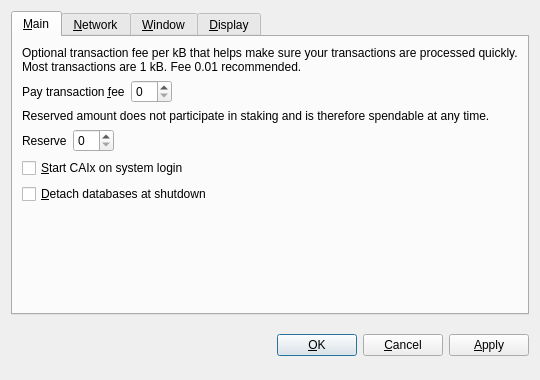
<?xml version="1.0" encoding="UTF-8"?>
<ui version="4.0">
 <class>OptionsDialog</class>
 <widget class="QDialog" name="OptionsDialog">
  <property name="geometry">
   <rect>
    <x>0</x>
    <y>0</y>
    <width>540</width>
    <height>380</height>
   </rect>
  </property>
  <property name="windowTitle">
   <string>Options</string>
  </property>
  <property name="modal">
   <bool>true</bool>
  </property>
  <layout class="QVBoxLayout" name="verticalLayout">
   <item>
    <widget class="QTabWidget" name="tabWidget">
     <property name="tabPosition">
      <enum>QTabWidget::North</enum>
     </property>
     <property name="currentIndex">
      <number>0</number>
     </property>
     <widget class="QWidget" name="tabMain">
      <attribute name="title">
       <string>&amp;Main</string>
      </attribute>
      <layout class="QVBoxLayout" name="verticalLayout_Main">
       <item>
        <widget class="QLabel" name="transactionFeeInfoLabel">
         <property name="text">
          <string>Optional transaction fee per kB that helps make sure your transactions are processed quickly. Most transactions are 1 kB. Fee 0.01 recommended.</string>
         </property>
         <property name="textFormat">
          <enum>Qt::PlainText</enum>
         </property>
         <property name="wordWrap">
          <bool>true</bool>
         </property>
        </widget>
       </item>
       <item>
        <layout class="QHBoxLayout" name="horizontalLayoutFee">
         <item>
          <widget class="QLabel" name="transactionFeeLabel">
           <property name="text">
            <string>Pay transaction &amp;fee</string>
           </property>
           <property name="textFormat">
            <enum>Qt::PlainText</enum>
           </property>
           <property name="buddy">
            <cstring>transactionFee</cstring>
           </property>
          </widget>
         </item>
         <item>
          <widget class="BitcoinAmountField" name="transactionFee"/>
         </item>
         <item>
          <spacer name="horizontalSpacerFee">
           <property name="orientation">
            <enum>Qt::Horizontal</enum>
           </property>
           <property name="sizeHint" stdset="0">
            <size>
             <width>40</width>
             <height>20</height>
            </size>
           </property>
          </spacer>
         </item>
        </layout>
       </item>
       <item>
        <widget class="QLabel" name="reserveBalanceInfoLabel">
         <property name="text">
          <string>Reserved amount does not participate in staking and is therefore spendable at any time.</string>
         </property>
         <property name="textFormat">
          <enum>Qt::PlainText</enum>
         </property>
         <property name="wordWrap">
          <bool>true</bool>
         </property>
        </widget>
       </item>
       <item>
        <layout class="QHBoxLayout" name="horizontalLayoutReserveBalance">
         <item>
          <widget class="QLabel" name="reserveBalanceLabel">
           <property name="text">
            <string>Reserve</string>
           </property>
           <property name="textFormat">
            <enum>Qt::PlainText</enum>
           </property>
           <property name="buddy">
            <cstring>reserveBalance</cstring>
           </property>
          </widget>
         </item>
         <item>
          <widget class="BitcoinAmountField" name="reserveBalance"/>
         </item>
         <item>
          <spacer name="horizontalSpacerReserveBalance">
           <property name="orientation">
            <enum>Qt::Horizontal</enum>
           </property>
           <property name="sizeHint" stdset="0">
            <size>
             <width>40</width>
             <height>20</height>
            </size>
           </property>
          </spacer>
         </item>
        </layout>
       </item>
       <item>
        <widget class="QCheckBox" name="bitcoinAtStartup">
         <property name="toolTip">
          <string>Automatically start CAIx after logging in to the system.</string>
         </property>
         <property name="text">
          <string>&amp;Start CAIx on system login</string>
         </property>
        </widget>
       </item>
       <item>
        <widget class="QCheckBox" name="detachDatabases">
         <property name="toolTip">
          <string>Detach block and address databases at shutdown. This means they can be moved to another data directory, but it slows down shutdown. The wallet is always detached.</string>
         </property>
         <property name="text">
          <string>&amp;Detach databases at shutdown</string>
         </property>
        </widget>
       </item>
       <item>
        <spacer name="verticalSpacer_Main">
         <property name="orientation">
          <enum>Qt::Vertical</enum>
         </property>
         <property name="sizeHint" stdset="0">
          <size>
           <width>20</width>
           <height>40</height>
          </size>
         </property>
        </spacer>
       </item>
      </layout>
     </widget>
     <widget class="QWidget" name="tabNetwork">
      <attribute name="title">
       <string>&amp;Network</string>
      </attribute>
      <layout class="QVBoxLayout" name="verticalLayout_Network">
       <item>
        <widget class="QCheckBox" name="mapPortUpnp">
         <property name="toolTip">
          <string>Automatically open the CAIx client port on the router. This only works when your router supports UPnP and it is enabled.</string>
         </property>
         <property name="text">
          <string>Map port using &amp;UPnP</string>
         </property>
        </widget>
       </item>
       <item>
        <widget class="QCheckBox" name="connectSocks">
         <property name="toolTip">
          <string>Connect to the CAIx network through a SOCKS proxy (e.g. when connecting through Tor).</string>
         </property>
         <property name="text">
          <string>&amp;Connect through SOCKS proxy:</string>
         </property>
        </widget>
       </item>
       <item>
        <layout class="QHBoxLayout" name="horizontalLayout_Network">
         <item>
          <widget class="QLabel" name="proxyIpLabel">
           <property name="text">
            <string>Proxy &amp;IP:</string>
           </property>
           <property name="textFormat">
            <enum>Qt::PlainText</enum>
           </property>
           <property name="buddy">
            <cstring>proxyIp</cstring>
           </property>
          </widget>
         </item>
         <item>
          <widget class="QValidatedLineEdit" name="proxyIp">
           <property name="maximumSize">
            <size>
             <width>140</width>
             <height>16777215</height>
            </size>
           </property>
           <property name="toolTip">
            <string>IP address of the proxy (e.g. 127.0.0.1)</string>
           </property>
          </widget>
         </item>
         <item>
          <widget class="QLabel" name="proxyPortLabel">
           <property name="text">
            <string>&amp;Port:</string>
           </property>
           <property name="textFormat">
            <enum>Qt::PlainText</enum>
           </property>
           <property name="buddy">
            <cstring>proxyPort</cstring>
           </property>
          </widget>
         </item>
         <item>
          <widget class="QLineEdit" name="proxyPort">
           <property name="maximumSize">
            <size>
             <width>55</width>
             <height>16777215</height>
            </size>
           </property>
           <property name="toolTip">
            <string>Port of the proxy (e.g. 9050)</string>
           </property>
          </widget>
         </item>
         <item>
          <widget class="QLabel" name="socksVersionLabel">
           <property name="text">
            <string>SOCKS &amp;Version:</string>
           </property>
           <property name="textFormat">
            <enum>Qt::PlainText</enum>
           </property>
           <property name="buddy">
            <cstring>socksVersion</cstring>
           </property>
          </widget>
         </item>
         <item>
          <widget class="QValueComboBox" name="socksVersion">
           <property name="toolTip">
            <string>SOCKS version of the proxy (e.g. 5)</string>
           </property>
          </widget>
         </item>
         <item>
          <spacer name="horizontalSpacer_Network">
           <property name="orientation">
            <enum>Qt::Horizontal</enum>
           </property>
           <property name="sizeHint" stdset="0">
            <size>
             <width>40</width>
             <height>20</height>
            </size>
           </property>
          </spacer>
         </item>
        </layout>
       </item>
       <item>
        <spacer name="verticalSpacer_Network">
         <property name="orientation">
          <enum>Qt::Vertical</enum>
         </property>
         <property name="sizeHint" stdset="0">
          <size>
           <width>20</width>
           <height>40</height>
          </size>
         </property>
        </spacer>
       </item>
      </layout>
     </widget>
     <widget class="QWidget" name="tabWindow">
      <attribute name="title">
       <string>&amp;Window</string>
      </attribute>
      <layout class="QVBoxLayout" name="verticalLayout_Window">
       <item>
        <widget class="QCheckBox" name="minimizeToTray">
         <property name="toolTip">
          <string>Show only a tray icon after minimizing the window.</string>
         </property>
         <property name="text">
          <string>&amp;Minimize to the tray instead of the taskbar</string>
         </property>
        </widget>
       </item>
       <item>
        <widget class="QCheckBox" name="minimizeOnClose">
         <property name="toolTip">
          <string>Minimize instead of exit the application when the window is closed. When this option is enabled, the application will be closed only after selecting Quit in the menu.</string>
         </property>
         <property name="text">
          <string>M&amp;inimize on close</string>
         </property>
        </widget>
       </item>
       <item>
        <spacer name="verticalSpacer_Window">
         <property name="orientation">
          <enum>Qt::Vertical</enum>
         </property>
         <property name="sizeHint" stdset="0">
          <size>
           <width>20</width>
           <height>40</height>
          </size>
         </property>
        </spacer>
       </item>
      </layout>
     </widget>
     <widget class="QWidget" name="tabDisplay">
      <attribute name="title">
       <string>&amp;Display</string>
      </attribute>
      <layout class="QVBoxLayout" name="verticalLayout_Display">
       <item>
        <layout class="QHBoxLayout" name="horizontalLayout_1_Display">
         <item>
          <widget class="QLabel" name="langLabel">
           <property name="text">
            <string>User Interface &amp;language:</string>
           </property>
           <property name="textFormat">
            <enum>Qt::PlainText</enum>
           </property>
           <property name="buddy">
            <cstring>lang</cstring>
           </property>
          </widget>
         </item>
         <item>
          <widget class="QValueComboBox" name="lang">
           <property name="toolTip">
            <string>The user interface language can be set here. This setting will take effect after restarting CAIx.</string>
           </property>
          </widget>
         </item>
        </layout>
       </item>
       <item>
        <layout class="QHBoxLayout" name="horizontalLayout_2_Display">
         <item>
          <widget class="QLabel" name="unitLabel">
           <property name="text">
            <string>&amp;Unit to show amounts in:</string>
           </property>
           <property name="textFormat">
            <enum>Qt::PlainText</enum>
           </property>
           <property name="buddy">
            <cstring>unit</cstring>
           </property>
          </widget>
         </item>
         <item>
          <widget class="QValueComboBox" name="unit">
           <property name="toolTip">
            <string>Choose the default subdivision unit to show in the interface and when sending coins.</string>
           </property>
          </widget>
         </item>
        </layout>
       </item>
       <item>
        <widget class="QCheckBox" name="displayAddresses">
         <property name="toolTip">
          <string>Whether to show CAIx addresses in the transaction list or not.</string>
         </property>
         <property name="text">
          <string>&amp;Display addresses in transaction list</string>
         </property>
        </widget>
       </item>
       <item>
        <widget class="QCheckBox" name="coinControlFeatures">
         <property name="toolTip">
          <string>Whether to show coin control features or not.</string>
         </property>
         <property name="text">
          <string>Display coin &amp;control features (experts only!)</string>
         </property>
        </widget>
       </item>
       <item>
        <spacer name="verticalSpacer_Display">
         <property name="orientation">
          <enum>Qt::Vertical</enum>
         </property>
         <property name="sizeHint" stdset="0">
          <size>
           <width>20</width>
           <height>40</height>
          </size>
         </property>
        </spacer>
       </item>
      </layout>
     </widget>
    </widget>
   </item>
   <item>
    <layout class="QHBoxLayout" name="horizontalLayout_Buttons">
     <item>
      <spacer name="horizontalSpacer_1">
       <property name="orientation">
        <enum>Qt::Horizontal</enum>
       </property>
       <property name="sizeHint" stdset="0">
        <size>
         <width>40</width>
         <height>48</height>
        </size>
       </property>
      </spacer>
     </item>
     <item>
      <widget class="QLabel" name="statusLabel">
       <property name="font">
        <font>
         <weight>75</weight>
         <bold>true</bold>
        </font>
       </property>
       <property name="text">
        <string/>
       </property>
       <property name="textFormat">
        <enum>Qt::PlainText</enum>
       </property>
       <property name="wordWrap">
        <bool>true</bool>
       </property>
      </widget>
     </item>
     <item>
      <spacer name="horizontalSpacer_2">
       <property name="orientation">
        <enum>Qt::Horizontal</enum>
       </property>
       <property name="sizeHint" stdset="0">
        <size>
         <width>40</width>
         <height>48</height>
        </size>
       </property>
      </spacer>
     </item>
     <item>
      <widget class="QPushButton" name="okButton">
       <property name="text">
        <string>&amp;OK</string>
       </property>
      </widget>
     </item>
     <item>
      <widget class="QPushButton" name="cancelButton">
       <property name="text">
        <string>&amp;Cancel</string>
       </property>
       <property name="autoDefault">
        <bool>false</bool>
       </property>
      </widget>
     </item>
     <item>
      <widget class="QPushButton" name="applyButton">
       <property name="text">
        <string>&amp;Apply</string>
       </property>
       <property name="autoDefault">
        <bool>false</bool>
       </property>
      </widget>
     </item>
    </layout>
   </item>
  </layout>
 </widget>
 <customwidgets>
  <customwidget>
   <class>BitcoinAmountField</class>
   <extends>QSpinBox</extends>
   <header>bitcoinamountfield.h</header>
  </customwidget>
  <customwidget>
   <class>QValueComboBox</class>
   <extends>QComboBox</extends>
   <header>qvaluecombobox.h</header>
  </customwidget>
  <customwidget>
   <class>QValidatedLineEdit</class>
   <extends>QLineEdit</extends>
   <header>qvalidatedlineedit.h</header>
  </customwidget>
 </customwidgets>
 <resources/>
 <connections/>
</ui>
